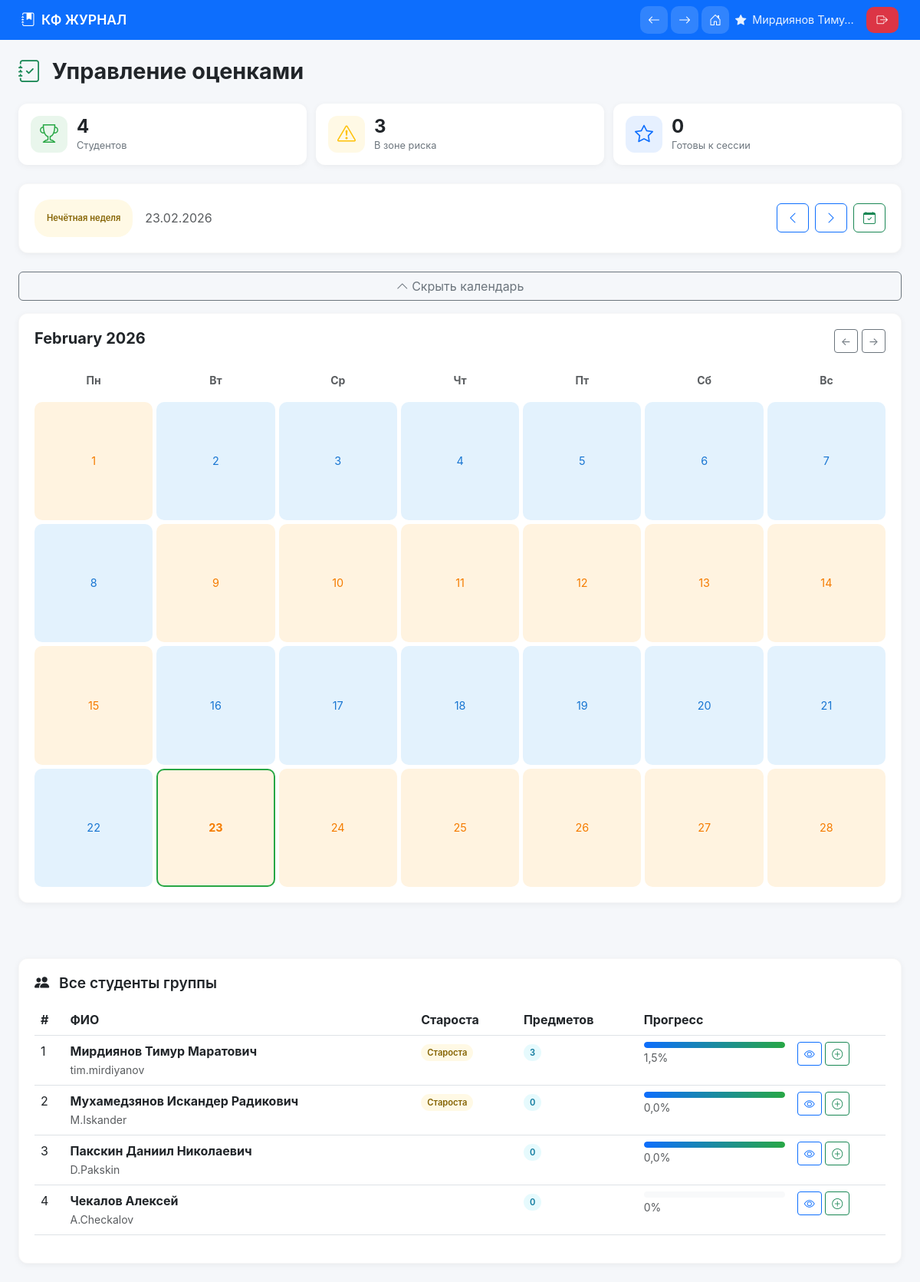
The app's page /elders/grades/ (signed in) with its own data.
### admin_panel/models.py (models this page shows, shortened)
class Student(models.Model):
    USER_TYPES = [
        ('student', '🎓 Студент'),
        ('elder', '⭐ Староста'),
        ('dean', '🏛️ Деканат'),
        ('department', '📋 Отдел'),
        ('teacher', '👨‍🏫 Преподаватель'),
        ('admin', '🛠️ Администратор'),
    ]
    login = models.CharField(max_length=100, unique=True, verbose_name="Логин")
    password = models.CharField(max_length=128, default='', verbose_name="Пароль")
    full_name = models.CharField(max_length=200, verbose_name="ФИО")
    email = models.EmailField(blank=True, null=True, verbose_name="Email")
    phone = models.CharField(max_length=20, blank=True, null=True, verbose_name="Телефон")
    group = models.ForeignKey('Group', on_delete=models.SET_NULL,
                            null=True, blank=True, related_name='students',
                            verbose_name="Группа")
    user_type = models.CharField(max_length=20, choices=USER_TYPES,
                               default='student', verbose_name="Тип пользователя")
    is_elder = models.BooleanField(default=False, verbose_name="Староста")
    is_active = models.BooleanField(default=True, verbose_name="Активный")
    telegram_id = models.BigIntegerField(null=True, blank=True, verbose_name="Telegram ID")
    created_at = models.DateTimeField(auto_now_add=True)
    updated_at = models.DateTimeField(auto_now=True)
    class Meta:
        verbose_name = "Пользователь"
        verbose_name_plural = "Пользователи"
        ordering = ['full_name']

### elders/views.py (the view)
    def wrapper(request, *args, **kwargs):
        elder_id = request.session.get('elder_id')
        if not elder_id:
            return redirect('elder_login')
        try:
            elder = Student.objects.get(id=elder_id)
            if elder.user_type != 'elder' and not elder.is_elder:
                return redirect('elder_login')
            request.elder = elder
            request.group = elder.group
            return view_func(request, *args, **kwargs)
        except Student.DoesNotExist:
            return redirect('elder_login')

### elders/views.py (called while the page is built)
def elder_required(view_func):
    def wrapper(request, *args, **kwargs):
        elder_id = request.session.get('elder_id')
        if not elder_id:
            return redirect('elder_login')
        try:
            elder = Student.objects.get(id=elder_id)
            if elder.user_type != 'elder' and not elder.is_elder:
                return redirect('elder_login')
            request.elder = elder
            request.group = elder.group
            return view_func(request, *args, **kwargs)
        except Student.DoesNotExist:
            return redirect('elder_login')
    return wrapper

def get_month_days(year, month):
    from calendar import monthrange
    import calendar
    first_day, num_days = monthrange(year, month)
    first_day = (first_day + 1) % 7
    if first_day == 0:
        first_day = 7
    days = []
    for day in range(1, num_days + 1):
        date = datetime(year, month, day).date()
        week_type = get_week_type_for_date(date)
        days.append({
            'day': day,
            'date': date,
            'week_type': week_type,
            'is_today': date == datetime.now().date()
        })
    return {
        'first_day': first_day,
        'days': days,
        'month_name': calendar.month_name[month],
        'year': year
    }

### templates/elders/grades_new.html (shortened to what this page needs)
{% extends 'base.html' %}
{% load static %}
{% block content %}
<div>
    <h1 class="page-title mb-4">
        <i class="bi bi-journal-check text-success me-2"></i>
        Управление оценками
    </h1>
    <div class="stats-grid mb-4">
        <div class="stat-card">
            <div class="stat-icon success"><i class="bi bi-trophy"></i></div>
            <div class="stat-content">
                <div class="stat-value">{{ students_count }}</div>
                <div class="stat-label">Студентов</div>
            </div>
        </div>
        <div class="stat-card">
            <div class="stat-icon warning"><i class="bi bi-exclamation-triangle"></i></div>
            <div class="stat-content">
                <div class="stat-value">{{ at_risk_count }}</div>
                <div class="stat-label">В зоне риска</div>
            </div>
        </div>
        <div class="stat-card">
            <div class="stat-icon primary"><i class="bi bi-star"></i></div>
            <div class="stat-content">
                <div class="stat-value">{{ ready_count }}</div>
                <div class="stat-label">Готовы к сессии</div>
            </div>
        </div>
    </div>
    <div class="card-custom mb-4">
        <div class="d-flex flex-column flex-md-row justify-content-between align-items-md-center gap-3">
            <div class="d-flex align-items-center gap-3">
                <span class="badge-custom {% if week_type == 'even' %}badge-info{% else %}badge-warning{% endif %} p-3">
                    {{ week_display }} неделя
                </span>
                <span class="text-muted">{{ current_date|date:"d.m.Y" }}</span>
            </div>
            <div class="d-flex gap-2">
                <button class="btn btn-outline-primary" onclick="changeWeekOffset(-1)">
                    <i class="bi bi-chevron-left"></i>
                </button>
                <button class="btn btn-outline-primary" onclick="changeWeekOffset(1)">
                    <i class="bi bi-chevron-right"></i>
                </button>
                <button class="btn btn-outline-success" onclick="goToToday()">
                    <i class="bi bi-calendar-check"></i>
                </button>
            </div>
        </div>
    </div>
    <button class="btn btn-outline-secondary w-100 mb-3" onclick="toggleCalendar()" id="toggleCalendarBtn">
        <i class="bi bi-chevron-up"></i> Скрыть календарь
    </button>
    <div class="card-custom mb-4" id="calendarSection" style="display: block;">
        <div class="d-flex justify-content-between align-items-center mb-3">
            <h3 class="h5 fw-bold">{{ month_days.month_name }} {{ month_days.year }}</h3>
            <div>
                <button class="btn btn-sm btn-outline-secondary" onclick="changeMonth(-1)">←</button>
                <button class="btn btn-sm btn-outline-secondary" onclick="changeMonth(1)">→</button>
            </div>
        </div>
        <div class="calendar-grid">
            <div class="text-center text-muted small fw-bold py-2">Пн</div>
            <div class="text-center text-muted small fw-bold py-2">Вт</div>
            <div class="text-center text-muted small fw-bold py-2">Ср</div>
            <div class="text-center text-muted small fw-bold py-2">Чт</div>
            <div class="text-center text-muted small fw-bold py-2">Пт</div>
            <div class="text-center text-muted small fw-bold py-2">Сб</div>
            <div class="text-center text-muted small fw-bold py-2">Вс</div>
            {% for day in month_days.days %}
            <div class="calendar-day {{ day.week_type }} {% if day.is_today %}today{% endif %}"
                 onclick="selectDate('{{ day.date|date:'Y-m-d' }}')">
                {{ day.day }}
            </div>
            {% endfor %}
        </div>
    </div>
    <div class="schedule-scroll" id="scheduleScroll">
    </div>
    <div class="card-custom mt-4">
        <h3 class="section-title mb-3">
            <i class="bi bi-people-fill me-2"></i>
            Все студенты группы
        </h3>
        <div class="table-responsive">
            <table class="table table-hover">
                <thead>
                    <tr>
                        <th>#</th>
                        <th>ФИО</th>
                        <th>Староста</th>
                        <th>Предметов</th>
                        <th>Прогресс</th>
                        <th></th>
                    </tr>
                </thead>
               <tbody id="studentsTableBody">
    {% for student in students %}
    <tr>
        <td>{{ forloop.counter }}</td>
        <td>
            <strong>{{ student.full_name }}</strong>
            <br>
            <small class="text-muted">{{ student.login }}</small>
        </td>
        <td>
            {% if student.user_type == 'elder' %}
            <span class="badge-custom badge-warning">Староста</span>
            {% endif %}
        </td>
        <td>
            {% with subject_count=student.subjects_count %}
            <span class="badge-custom badge-info">{{ subject_count }}</span>
            {% endwith %}
        </td>
        <td style="width: 200px;">
            {% with progress=student.avg_progress %}
            <div class="progress-custom">
                <div class="progress-fill" style="width: {{ progress }}%;"></div>
            </div>
            <small class="text-muted">{{ progress }}%</small>
            {% endwith %}
        </td>
        <td>
            <a href="{% url 'student_detail' student.id %}" class="btn btn-sm btn-outline-primary">
                <i class="bi bi-eye"></i>
            </a>
            <button class="btn btn-sm btn-outline-success" onclick="quickGrade({{ student.id }}, '{{ student.full_name }}')">
                <i class="bi bi-plus-circle"></i>
            </button>
        </td>
    </tr>
    {% endfor %}
</tbody>
            </table>
        </div>
    </div>
</div>
{% endblock %}

### templates/base.html (style rules this page uses)
:root { --primary: #0d6efd; --success: #28a745; --danger: #dc3545; --warning: #ffc107; --dark: #212529; --light: #f8f9fa; --gray: #6c757d; --border-radius: 12px; --card-shadow: 0 2px 8px rgba(0,0,0,0.05); --transition: all 0.2s ease; }
* { margin: 0; padding: 0; box-sizing: border-box; }
html, body { width: 100%; overflow-x: hidden; background: #f5f7fa; font-family: -apple-system, BlinkMacSystemFont, 'Segoe UI', Roboto, Oxygen, Ubuntu, sans-serif; }
.card-custom { background: white; border-radius: var(--border-radius); padding: 20px; box-shadow: var(--card-shadow); border: 1px solid rgba(0,0,0,0.03); transition: var(--transition); }
.page-title { font-size: 1.5rem; font-weight: 700; margin-bottom: 20px; }
@media (min-width: 768px) { .page-title { font-size: 1.8rem; } }
.section-title { font-size: 1.2rem; font-weight: 600; margin-bottom: 16px; }
.stats-grid { display: grid; grid-template-columns: 1fr; gap: 12px; margin-bottom: 24px; }
@media (min-width: 480px) { .stats-grid { grid-template-columns: repeat(2, 1fr); } }
@media (min-width: 768px) { .stats-grid { grid-template-columns: repeat(3, 1fr); } }
.stat-card { background: white; border-radius: var(--border-radius); padding: 16px; display: flex; align-items: center; gap: 12px; box-shadow: var(--card-shadow); }
.stat-icon { width: 48px; height: 48px; border-radius: 12px; background: rgba(13,110,253,0.1); display: flex; align-items: center; justify-content: center; color: var(--primary); font-size: 24px; }
.stat-icon.success { background: rgba(40,167,69,0.1); color: var(--success); }
.stat-icon.warning { background: rgba(255,193,7,0.1); color: var(--warning); }
.stat-content { flex: 1; }
.stat-value { font-size: 1.5rem; font-weight: 700; line-height: 1.2; }
.stat-label { font-size: 0.8rem; color: var(--gray); }
.progress-custom { height: 8px; background: var(--light); border-radius: 4px; overflow: hidden; }
.progress-fill { height: 100%; background: linear-gradient(90deg, var(--primary), var(--success)); border-radius: 4px; transition: width 0.3s ease; }
.badge-custom { padding: 4px 8px; border-radius: 20px; font-size: 0.7rem; font-weight: 600; }
.badge-warning { background: rgba(255,193,7,0.1); color: #856404; }
.badge-info { background: rgba(13,202,240,0.1); color: #0f7a9e; }

### templates/elders/grades_new.html (style rules this page uses)
.calendar-grid { display: grid; grid-template-columns: repeat(7, 1fr); gap: 5px; }
.calendar-day { aspect-ratio: 1; display: flex; align-items: center; justify-content: center; border-radius: 10px; cursor: pointer; font-size: 0.9rem; position: relative; }
.calendar-day.even { background: #e3f2fd; color: #1976d2; }
.calendar-day.odd { background: #fff3e0; color: #f57c00; }
.calendar-day.today { border: 2px solid #28a745; font-weight: bold; }
.schedule-scroll { display: flex; overflow-x: auto; gap: 16px; padding: 4px 0 20px; -webkit-overflow-scrolling: touch; scroll-snap-type: x mandatory; }

### records on screen
Student: full_name "Мирдиянов Тимур Маратович", login "tim.mirdiyanov", user_type "Староста", subjects_count "3", avg_progress "1,5"
Student: full_name "Мухамедзянов Искандер Радикович", login "M.Iskander", user_type "Староста", subjects_count "0", avg_progress "0,0"
Student: full_name "Пакскин Даниил Николаевич", login "D.Pakskin", subjects_count "0", avg_progress "0,0"
Student: full_name "Чекалов Алексей", login "A.Checkalov", subjects_count "0", avg_progress "0"

### other values on screen
{{ request.session.elder_name|truncatechars:15 }} "Мирдиянов Тиму…"
{{ students_count }} "4"
{{ at_risk_count }} "3"
{{ ready_count }} "0"
{{ week_display }} "Нечётная"
{{ month_days.month_name }} "February"
{{ month_days.year }} "2026"
{{ day.day }} "1" "2" "3" "4" "5" "6" "7" "8" "9" "10" "11" "12" "13" "14" "15" "16" "17" "18" "19" "20" "21" "22" "23" "24" "25" "26" "27" "28"
